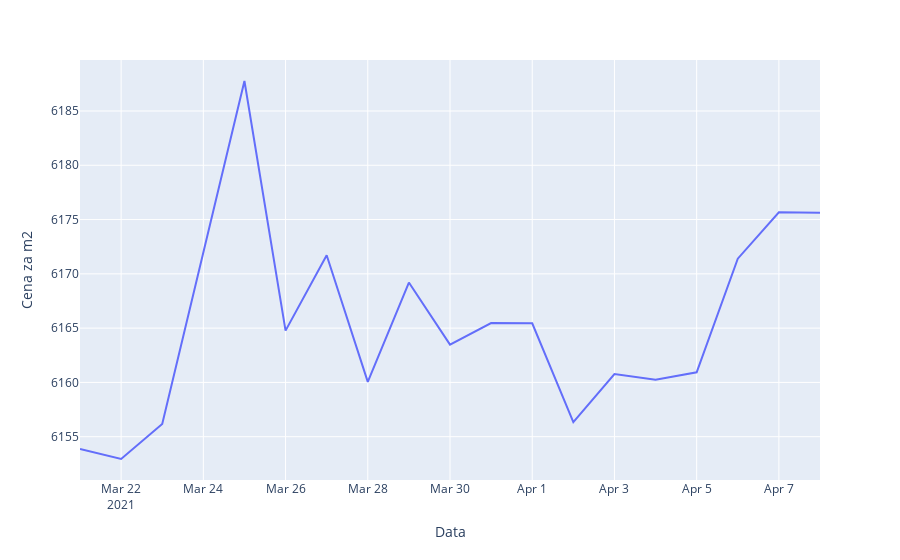

Here is the notebook cell this chart was saved with:
### Code cell
from data import calc_avg_price_per_meter_per_day

avg_price_per_meter_per_day = calc_avg_price_per_meter_per_day(data)
fig = go.Figure(data=px.line(avg_price_per_meter_per_day, x="Data", y="Cena za m2"))
fig.show()

### Figure 1 — Plotly figure (JSON) as saved in the notebook; plotly's stock layout.template omitted (floating-point values rounded to 4 significant figures)
{"data": [{"hovertemplate": "Data=%{x}<br>Cena za m2=%{y}<extra></extra>", "legendgroup": "", "line": {"color": "#636efa", "dash": "solid"}, "mode": "lines", "name": "", "orientation": "v", "showlegend": false, "type": "scatter", "x": ["2021-03-21", "2021-03-22", "2021-03-23", "2021-03-25", "2021-03-26", "2021-03-27", "2021-03-28", "2021-03-29", "2021-03-30", "2021-03-31", "2021-04-01", "2021-04-02", "2021-04-03", "2021-04-04", "2021-04-05", "2021-04-06", "2021-04-07", "2021-04-08"], "xaxis": "x", "y": [6154.0, 6153.0, 6156.0, 6188.0, 6165.0, 6172.0, 6160.0, 6169.0, 6163.0, 6165.0, 6165.0, 6156.0, 6161.0, 6160.0, 6161.0, 6171.0, 6176.0, 6176.0], "yaxis": "y"}], "layout": {"legend": {"tracegroupgap": 0}, "margin": {"t": 60}, "xaxis": {"anchor": "y", "domain": [0, 1], "title": {"text": "Data"}}, "yaxis": {"anchor": "x", "domain": [0, 1], "title": {"text": "Cena za m2"}}}}
